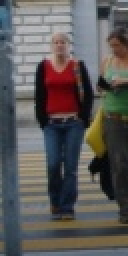
#> input picture Datasets/Train/Pos/crop001039b.jpg, 64 x 128 px (shown 2 times larger); its folder holds only this picture in this run
$ jupyter execute --allow-errors HOG.ipynb
#> lines starting #> are read from the running program, lines starting #| are printed output that depends on the picture
## Import all necessary libraries

[cell 1]
import numpy as np
import random as rd
import cv2
import glob
from skimage import io
from matplotlib import pyplot as plt
import pandas as pd

# Function HOG
We start by defining a HOG() function that computes the Histogram of Oriented Gradients of any 64x128 image.
The function takes as parameter the path to said image and returns a 3708 elements vector corresponding to the HOG of the function.

[cell 2]
def HOG(path):
#> called with path = 'Datasets/Train/Pos/crop001039b.jpg'
    img = cv2.imread(path)             # It is necessary here to start by normalizing the image
#> img is the input picture: shape (128, 64, 3); mean B, G, R 88.4, 88.9, 91.8
    img = np.float32(img) / 255.0     # All the values are between 0 and 1
    kernelX = np.array([[0, 0, 0],
                        [-1, 0, 1],    #Here we design two kernels,
                        [0, 0, 0]])    # one to get the "horizontal" derivate of the gradient
    kernelY = np.array([[0, -1, 0],                        # (derivate with regard to X)
                        [0, 0, 0],     # And the other one to get the "vertical" derivate of the gradient
                        [0, 1, 0]])                                   # (derivate with regard to Y)
    tempX = cv2.filter2D(img, -1, kernelX) # We convolute the image with the two kernels
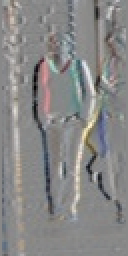
#> tempX: shape (128, 64, 3) float32 (shown 2 times larger); mean B, G, R -0.0048, -0.003, -0.00141; drawn with min black and max white
    tempY = cv2.filter2D(img, -1, kernelY)    # And set the result in grayscale
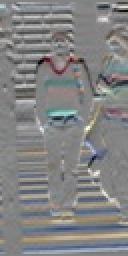
#> tempY: shape (128, 64, 3) float32 (shown 2 times larger); mean B, G, R -0.000104, -0.00101, -0.00166; drawn with min black and max white
    gX = cv2.cvtColor(tempX, cv2.COLOR_BGR2GRAY)  # Indeed the color information is not relevant for us
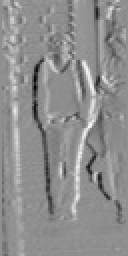
#> gX: shape (128, 64) float32 (shown 2 times larger); min -0.612, max 0.477, mean -0.00273; drawn with min black and max white
    gY = cv2.cvtColor(tempY, cv2.COLOR_BGR2GRAY)   # We get gX and gY the gradient image with regard to X and Y
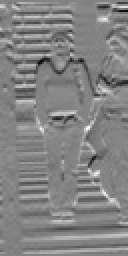
#> gY: shape (128, 64) float32 (shown 2 times larger); min -0.489, max 0.456, mean -0.0011; drawn with min black and max white
    Norm, Angle = cv2.cartToPolar(gX, gY, angleInDegrees=True)
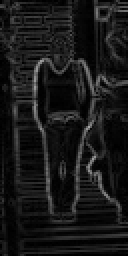
#> Norm: shape (128, 64) float32 (shown 2 times larger); min 0, max 0.655, mean 0.094
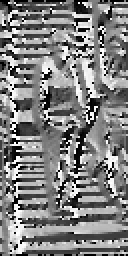
#> Angle: shape (128, 64) float32 (shown 2 times larger); min 0, max 360, mean 182.4; drawn with min black and max white
    # This function here allows, using gX and gY, to obtain the Norm and Angle of the gradient.
    # It exploits the formulas : Norm = sqrt(gX^2 + gY^2)  and Angle = atan(gY/gX)  (to apply to every pixel)
    for i in range(128):
        for j in range(64):              # The Angle matrix contains value between 0° and 360°
            if Angle[i, j] >= 180:       # Such a wide range of values is useless, therefore we reduce it here to
                Angle[i, j] = Angle[i, j] - 180                 # values between 0° (included) and 180° (excluded)
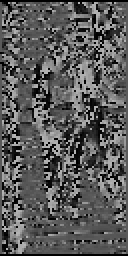
#> Angle: shape (128, 64) float32 (shown 2 times larger); min 0, max 180, mean 89.3

    # We now have the orientation and norm values of the gradient for each pixel
    # The next step is to separate the image into 8x8 cells and compute an histogram of oriented gradients for each
    cellsHOG = np.array([[[0.0]*9]*8]*16)
    # We have 16 rows of 8 cells, and for each one the histogram can be represented as a 9-element vector
    # Each element corresponding to a discrete orientation of the gradient.
    discAngle = np.array([0, 20, 40, 60, 80, 100, 120, 140, 160])
    # This vector represents the 9 discrete values for the orientation of the gradient.
    for j in range(0, 128, 8):
        for i in range(0, 64, 8):       # Here we are simply creating the 8x8 cells, for both Norm and Angle matrices
            cellNorm = Norm[j:j+8, i:i+8]
            cellAngle = Angle[j:j+8, i:i+8]
            hogCell = np.array([0.0]*9)   # For each cell we represent the histogram as a 9-element vector
            for x in range(8):
                for y in range(8): # (for each pixel in the cell and for each orientation value)
                    for k in range(1, 8):
                    # Each pixel's orientation value is between two discrete orientation values.
                    # We split the norm value of the gradient between each discrete orientation value,
                    # according to the distance between the 2 discrete values and the real one (the one of the pixel).
                    # For example, if the real orientation is 10° and the norm is 1, we will put 0.5 in the spot
                    # corresponding to 0° and 0.5 in the spot corresponding to 10°.
                        if (discAngle[k-1] <= cellAngle[x, y]) and (cellAngle[x, y] <= discAngle[k]) :
                            hogCell[k-1] = hogCell[k-1] + (cellAngle[x, y] - discAngle[k-1])*(cellNorm[x, y]/20)
                            hogCell[k] = hogCell[k] + (discAngle[k] - cellAngle[x, y])*(cellNorm[x, y]/20)
                    # The case where the angle is bigger than 160° is treated almost the same way:
                    # It means the angle is between 160° and 180° (180° being the max as we assured before)
                    # So we consider 180° as we would consider 0°, and split the norm value between the 160° spot
                    # and the 0° spot, according to the distances computed as before, using 180° instead of 0°.
                    if cellAngle[x, y] > discAngle[8]:
                        hogCell[8] = hogCell[8] + (cellAngle[x, y] - discAngle[8])*(cellNorm[x, y]/20)
                        hogCell[0] = hogCell[0] + (180 - cellAngle[x, y])*(cellNorm[x, y]/20)
            cellsHOG[j//8, i//8] = hogCell # hogCell represents the hog for the current cell
            #cellsHOG is a matrix that contains the HOG of each cell, sorted by position of the cell in the image

    # For the last step we need to design 16x16 overlapping blocks (each containing 2x2 cells)
    # (each cell is present in one block at least and four blocks at most)
    blocksNormalHOG = np.array([])
    for k in range(len(cellsHOG)-1):
        for h in range(len(cellsHOG[0])-1):   # Here we design those blocks
            vec = np.array([])
            for b in range(k, k+2):   # Each block has 4 cells, so it has four 9-element vectors representing a HOG.
                for c in range(h, h+2):  # We concatenate these 4 vectors for each block
                    vec = np.concatenate((vec, cellsHOG[b, c]))   # And we get a 36-element vector for each block.
            vec = vec/np.linalg.norm(vec) # We normalize all these 36-element vectors.
            blocksNormalHOG = np.concatenate((blocksNormalHOG, vec))
#> this loop made 15 passes
            # And then we just have to concatenate them.
            # We had 8x16 cells, which means (since we use overlapping blocks of 2x2 cells) that we have 7x15 blocks.
            # The final vector we are returning has then 7x15x36 = 3780 elements.

    return blocksNormalHOG

# Creating the dataframe using the HOG() function
We will use here all the images from the training and test datasets, compute their HOG, labeling them 0 or 1 depending on if they contain humans or not (1 corresponding to the case where they contain a human), and put them in different dataframes.

[cell 3]
# We start by creating an empty training dataset
train_data = pd.DataFrame(data=None, columns=["HOG", "label"])

# Then we look at all the images containing humans in the training dataset
train_pos_mask = "Datasets\\Train\\Pos\\*.*"
train_pos_names = glob.glob(train_pos_mask)     # We use the same tool as during the pre-processing
#> (the rest of this cell did not finish here and is left out)

[cell 4]
# We now do the exact same thing to create the test dataset
# We start by creating an empty testing dataset
test_data = pd.DataFrame(data=None, columns=["HOG", "label"])

# Then we look at all the images containing humans in the test dataset
test_pos_mask = "Datasets\\Test\\Pos\\*.*"
test_pos_names = glob.glob(test_pos_mask)     # We use the same tool as during the pre-processing
#> (the rest of this cell did not finish here and is left out)

#> the loop in HOG (call 2), `for k in range(len(cellsHOG)-1):` made 15 passes

$ run again, on Datasets/Train/Pos/crop001124d.jpg
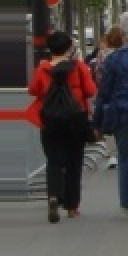
#> input picture Datasets/Train/Pos/crop001124d.jpg, 64 x 128 px (shown 2 times larger)
#> in HOG, img is the input picture: shape (128, 64, 3); mean B, G, R 66.8, 68.5, 77
#> in HOG, `Norm, Angle = cv2.cartToPolar(gX, gY, angleInDegrees=True)`:
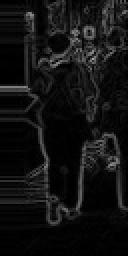
#> Norm: shape (128, 64) float32 (shown 2 times larger); min 0, max 0.636, mean 0.0715
#> after the loop in HOG, `for i in range(128):`:
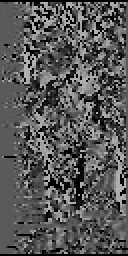
#> Angle: shape (128, 64) float32 (shown 2 times larger); min 0, max 180, mean 86.9
#> the loop in HOG, `for k in range(len(cellsHOG)-1):` made 15 passes
#> the loop in HOG (call 2), `for k in range(len(cellsHOG)-1):` made 15 passes

$ run again, on Datasets/Train/Pos/crop001141a.jpg
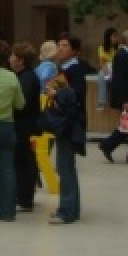
#> input picture Datasets/Train/Pos/crop001141a.jpg, 64 x 128 px (shown 2 times larger)
#> in HOG, img is the input picture: shape (128, 64, 3); mean B, G, R 55, 68.7, 72.8
#> in HOG, `Norm, Angle = cv2.cartToPolar(gX, gY, angleInDegrees=True)`:
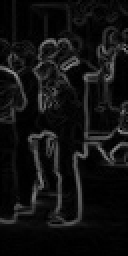
#> Norm: shape (128, 64) float32 (shown 2 times larger); min 0, max 0.582, mean 0.0685
#> after the loop in HOG, `for i in range(128):`:
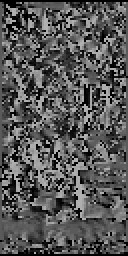
#> Angle: shape (128, 64) float32 (shown 2 times larger); min 0, max 180, mean 86.4
#> the loop in HOG, `for k in range(len(cellsHOG)-1):` made 15 passes
#> the loop in HOG (call 2), `for k in range(len(cellsHOG)-1):` made 15 passes

$ run again, on Datasets/Train/Pos/crop001149d.jpg
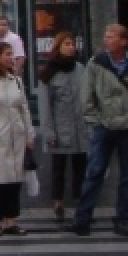
#> input picture Datasets/Train/Pos/crop001149d.jpg, 64 x 128 px (shown 2 times larger)
#> in HOG, img is the input picture: shape (128, 64, 3); mean B, G, R 58.6, 55.3, 59.3
#> after the loop in HOG, `for i in range(128):`:
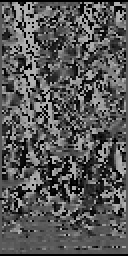
#> Angle: shape (128, 64) float32 (shown 2 times larger); min 0, max 180, mean 87.3
#> the loop in HOG, `for k in range(len(cellsHOG)-1):` made 15 passes
#> the loop in HOG (call 2), `for k in range(len(cellsHOG)-1):` made 15 passes
